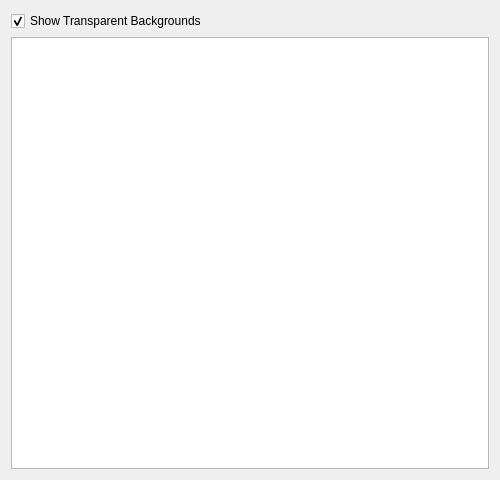
<?xml version="1.0" encoding="UTF-8"?>
<ui version="4.0">
 <class>MenuItemPreviewWidget</class>
 <widget class="QWidget" name="MenuItemPreviewWidget">
  <property name="geometry">
   <rect>
    <x>0</x>
    <y>0</y>
    <width>500</width>
    <height>480</height>
   </rect>
  </property>
  <property name="sizePolicy">
   <sizepolicy hsizetype="Expanding" vsizetype="Expanding">
    <horstretch>0</horstretch>
    <verstretch>0</verstretch>
   </sizepolicy>
  </property>
  <layout class="QGridLayout" name="gridLayout_2">
   <item row="1" column="0">
    <widget class="QGraphicsView" name="previewGraphicsView">
     <property name="sizePolicy">
      <sizepolicy hsizetype="Expanding" vsizetype="Expanding">
       <horstretch>0</horstretch>
       <verstretch>0</verstretch>
      </sizepolicy>
     </property>
     <property name="sceneRect">
      <rectf>
       <x>0.000000000000000</x>
       <y>0.000000000000000</y>
       <width>240.000000000000000</width>
       <height>320.000000000000000</height>
      </rectf>
     </property>
     <property name="alignment">
      <set>Qt::AlignCenter</set>
     </property>
    </widget>
   </item>
   <item row="0" column="0">
    <widget class="QCheckBox" name="chromaKeyCheckBox">
     <property name="text">
      <string>Show Transparent Backgrounds</string>
     </property>
     <property name="checked">
      <bool>true</bool>
     </property>
    </widget>
   </item>
  </layout>
 </widget>
 <resources/>
 <connections/>
</ui>
